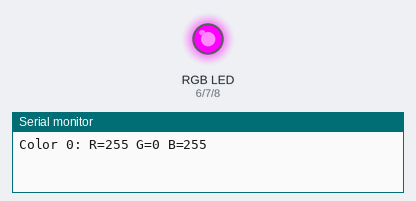
This sketch was run on a simulated Arduino Uno, built with avr-gcc and run on an emulated ATmega328P. On the bench: an RGB LED mixed from three pins (HIGH = lit), the last lines printed to the serial monitor. Dim RGB values are drawn brighter than linear; EEPROM starts erased.

Above: at 0.6 s.
At 2.3 s:
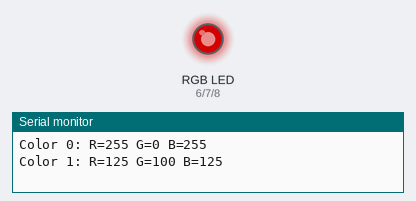
At 3.15 s:
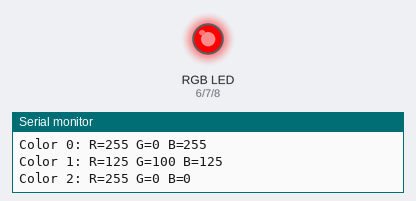
At 4.05 s:
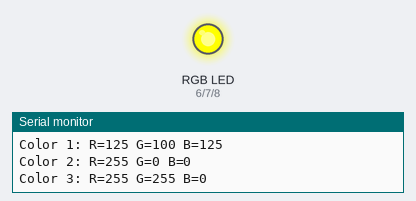
At 5.8 s:
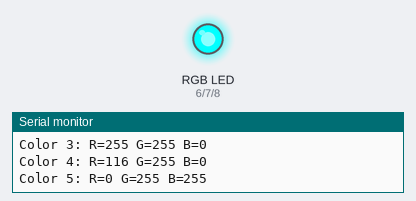
At 7.55 s:
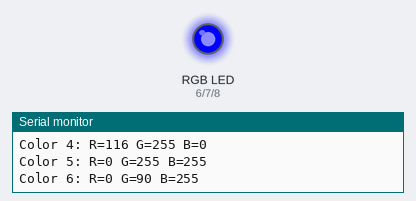
Timing chart, 0 to 9.7 s (numbered marks = the images above):
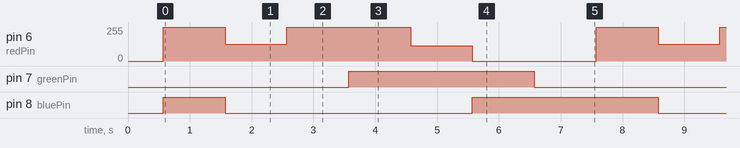

The sketch:

404_Interrupt_rainbow.ino
```cpp
#include <EEPROM.h>

const int redPin = 6;
const int greenPin = 7;
const int bluePin = 8;
const int buttonPin = 19;

volatile bool interruptFlag = false;
bool reverse = false;
int index = 0;

byte rainbowColors[21] = {
  255,   0, 255,
  125,   100,   125,
 0,   0, 255,
  0, 255, 255,
  0, 255, 116,
255, 255,   0,
255,  90,   0
};

void setup() {
  Serial.begin(9600);

  pinMode(redPin, OUTPUT);
  pinMode(greenPin, OUTPUT);
  pinMode(bluePin, OUTPUT);
  pinMode(buttonPin, INPUT_PULLUP);

  for (int i = 0; i < 21; i++) {
    EEPROM.write(i, rainbowColors[i]);
  }

  attachInterrupt(digitalPinToInterrupt(buttonPin), interrupt, FALLING);
  delay(500);
}

void loop() {
  showColor(index);
  delay(1000);

  if (interruptFlag) {
    interruptFlag = false;
    reverse = !reverse;
    Serial.println("버튼이 눌렸습니다 (방향 전환)");
  }

  if (!reverse) {
    index = (index + 1) % 7;
  } else {
    index = (index - 1 + 7) % 7;
  }
}

void showColor(int i) {
  byte b = EEPROM.read(i * 3);
  byte g = EEPROM.read(i * 3 + 1);
  byte r = EEPROM.read(i * 3 + 2);

  Serial.print("Color ");
  Serial.print(i);
  Serial.print(": ");
  Serial.print("R="); Serial.print(r);
  Serial.print(" G="); Serial.print(g);
  Serial.print(" B="); Serial.println(b);

  analogWrite(redPin, r);
  analogWrite(greenPin, g);
  analogWrite(bluePin, b);
}

void interrupt() {
  static unsigned long lastInterrupt = 0;
  unsigned long now = millis();
  if (now - lastInterrupt > 200) {
    interruptFlag = true;
    lastInterrupt = now;
  }
}
```

Measured:
- by itself, pin 6 (redPin): repeats every 7.0 s: 125/255 1.0 s, 255/255 2.0 s, 116/255 1.0 s, 0/255 2.0 s, 255/255 1.0 s
- by itself, pin 7 (greenPin): alternates HIGH for 3.0 s and LOW for 4.0 s
- by itself, pin 8 (bluePin): repeats every 7.0 s: LOW 4.0 s, HIGH 3.0 s
